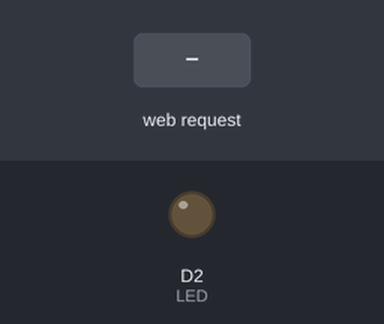
This sketch was run on a simulated ESP8266 (NodeMCU). Parts: output pins drawn as LEDs (lit = HIGH). Inputs (shaded band) come from the test bench. WiFi joins after 1.5 s; servers stay silent unless stated; what the sketch prints to the serial monitor is not drawn.

Above: at 2.7 s.
2.8 s: HTTP request GET /ledon received
At 3.1 s:
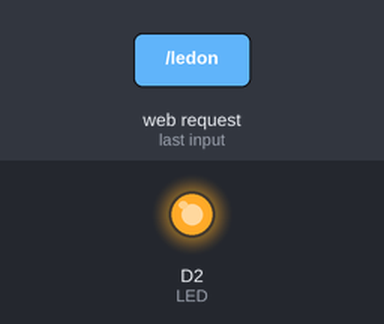
4.3 s: HTTP request GET /ledoff received
At 5.4 s:
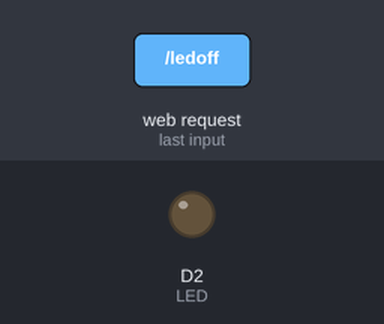
Timing chart, 0 to 7.3 s (numbered marks = the images above; inputs shaded):
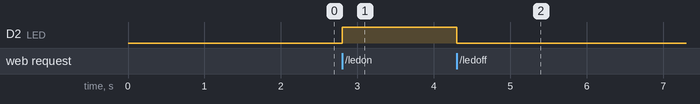

The sketch:

WebOnOffLED.ino
```cpp
#include <ESP8266WiFi.h>
#define LED D2

const char* ssid = "YOUR WIFI SSID";
const char* password = "YOUR WIFI PASSWORD";
unsigned char status_led=0;
WiFiServer server(80);

void setup()
{
  Serial.begin(115200);
  pinMode(LED, OUTPUT);
  Serial.println();
  Serial.println();
  Serial.print("Connecting to ");
  Serial.println(ssid);

  WiFi.begin(ssid, password);

  while (WiFi.status() != WL_CONNECTED)
  {
    delay(500);
    Serial.print(".");
  }

  Serial.println("");
  Serial.println("WiFi connected");

  server.begin();
  Serial.println("Server started");
  Serial.println(WiFi.localIP());

}

void loop() {
  WiFiClient client = server.available();

  if (!client)
  {
    return;
  }

  Serial.println("new lcient");
  while(!client.available())
  {
    delay(1);
  }

  String req = client.readStringUntil('\r');
  Serial.println(req);
  client.flush();
  if (req.indexOf("/ledoff") != -1)
  {
    status_led = 0;
    digitalWrite(LED,LOW);
    Serial.println("LED OFF");
  }
  else if(req.indexOf("/ledon") != -1)
  {
    status_led = 1;
    digitalWrite(LED,HIGH);
    Serial.println("LED ON");
  }

  String web = "HTTP/1.1 200 OK\r\nContent-Type:text/html\r\n\r\n";
  web += "<html>\r\n";
  web += "<body>\r\n";
  web += "<h1>LED Status</h1>\r\n";
  web += "<p>\r\n";

  if(status_led == 1)
    web += "LED On\r\n";
  else
    web += "LED Off\r\n";

  web += "</p>\r\n";
  web += "<p>\r\n";
  web += "<a href=\"/ledon\">\r\n";
  web += "<button>LED On</button>\r\n";
  web += "</a>\r\n";
  web += "</p>\r\n";

  web += "<a href=\"/ledoff\">\r\n";
  web += "<button>LED Off</button>\r\n";
  web += "</a>\r\n";

  web += "</body>\r\n";
  web += "</html>\r\n";
  client.print(web);

}
```

Measured:
- after the input at 2.8 s, D2 (LED): LOW → HIGH at once
- after the input at 4.3 s, D2 (LED): HIGH → LOW at once
